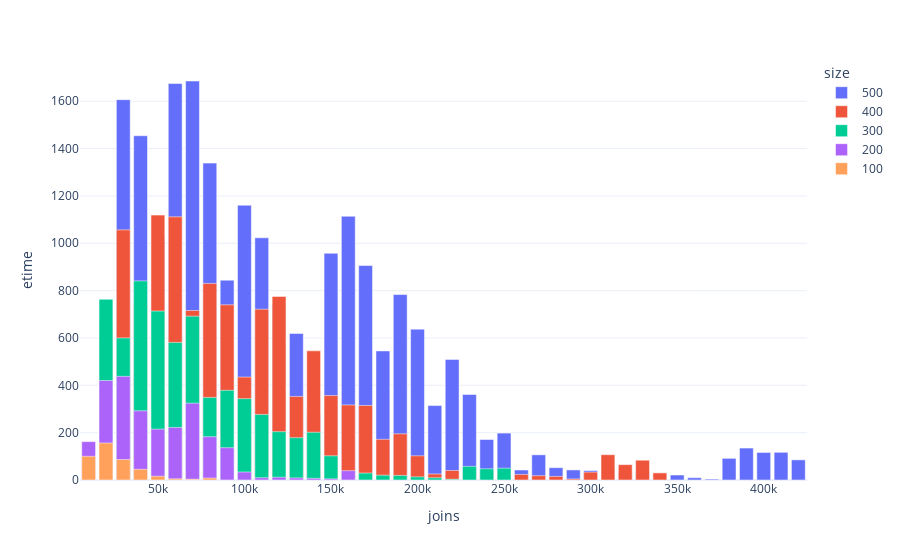

Notebook code for this chart:
### Markdown cell above
Plotly Express で棒グラフを出力するには `px.bar(データセット, ...)` を用います。二つの軸と、データセットを色で区別するやり方は、実習1のときとよく似ています。

ただし、複数の棒を重ね描きするための指示として `barmode='overlay'` を指定しています。`overlay` は重ね描きを意味します。

また、Plotly は重ね描きを指定されると、重ね描きする対象を半透明化します。この機能を抑制するために `opacity=1` によって不透明度を最大に設定して半透明にならないように指定しています。

### Code cell
px.bar(cnm_series, x='joins', y='etime', color='size',
       barmode='overlay', opacity=1)

### Figure 1 — Plotly figure (JSON) as saved in the notebook; plotly's stock layout.template omitted (floating-point values rounded to 4 significant figures)
{"data": [{"alignmentgroup": "True", "hovertemplate": "size=500<br>joins=%{x}<br>etime=%{y}<extra></extra>", "legendgroup": "500", "marker": {"color": "#636efa", "opacity": 1, "pattern": {"shape": ""}}, "name": "500", "offsetgroup": "500", "orientation": "v", "showlegend": true, "textposition": "auto", "x": [10000, 20000, 30000, 40000, 50000, 60000, 70000, 80000, 90000, 100000, 110000, 120000, 130000, 140000, 150000, 160000, 170000, 180000, 190000, 200000, 210000, 220000, 230000, 240000, 250000, 260000, 270000, 280000, 290000, 300000, 310000, 320000, 330000, 340000, 350000, 360000, 370000, 380000, 390000, 400000, 410000, 420000], "xaxis": "x", "y": [0.331, 427.2, 1607.0, 1454.0, 1023.0, 1675.0, 1686.0, 1339.0, 844.2, 1161.0, 1023.0, 742.1, 618.9, 278.0, 957.8, 1114.0, 906.0, 545.3, 783.3, 637.3, 314.3, 509.5, 361.0, 171.1, 198.2, 42.25, 106.4, 52.0, 42.52, 39.81, 46.37, 32.05, 35.81, 26.36, 21.09, 9.686, 3.79, 91.51, 135.0, 116.3, 117.0, 85.1], "yaxis": "y", "type": "bar"}, {"alignmentgroup": "True", "hovertemplate": "size=400<br>joins=%{x}<br>etime=%{y}<extra></extra>", "legendgroup": "400", "marker": {"color": "#EF553B", "opacity": 1, "pattern": {"shape": ""}}, "name": "400", "offsetgroup": "400", "orientation": "v", "showlegend": true, "textposition": "auto", "x": [10000, 20000, 30000, 40000, 50000, 60000, 70000, 80000, 90000, 100000, 110000, 120000, 130000, 140000, 150000, 160000, 170000, 180000, 190000, 200000, 210000, 220000, 230000, 240000, 250000, 260000, 270000, 280000, 290000, 300000, 310000, 320000, 330000, 340000], "xaxis": "x", "y": [0.32, 667.5, 1057.0, 745.2, 1119.0, 1112.0, 716.0, 830.4, 740.1, 434.7, 721.4, 775.6, 353.0, 545.6, 356.7, 317.1, 314.7, 171.8, 195.2, 102.2, 25.51, 40.25, 33.39, 38.97, 29.43, 23.57, 18.2, 15.11, 4.41, 33.39, 106.9, 64.98, 83.6, 30.17], "yaxis": "y", "type": "bar"}, {"alignmentgroup": "True", "hovertemplate": "size=300<br>joins=%{x}<br>etime=%{y}<extra></extra>", "legendgroup": "300", "marker": {"color": "#00cc96", "opacity": 1, "pattern": {"shape": ""}}, "name": "300", "offsetgroup": "300", "orientation": "v", "showlegend": true, "textposition": "auto", "x": [10000, 20000, 30000, 40000, 50000, 60000, 70000, 80000, 90000, 100000, 110000, 120000, 130000, 140000, 150000, 160000, 170000, 180000, 190000, 200000, 210000, 220000, 230000, 240000, 250000], "xaxis": "x", "y": [3.353, 763.5, 600.2, 841.2, 713.6, 581.2, 692.0, 348.7, 378.8, 343.7, 276.9, 204.1, 178.7, 201.6, 102.2, 26.19, 29.37, 20.31, 19.23, 13.24, 9.365, 3.109, 57.56, 47.34, 49.9], "yaxis": "y", "type": "bar"}, {"alignmentgroup": "True", "hovertemplate": "size=200<br>joins=%{x}<br>etime=%{y}<extra></extra>", "legendgroup": "200", "marker": {"color": "#ab63fa", "opacity": 1, "pattern": {"shape": ""}}, "name": "200", "offsetgroup": "200", "orientation": "v", "showlegend": true, "textposition": "auto", "x": [10000, 20000, 30000, 40000, 50000, 60000, 70000, 80000, 90000, 100000, 110000, 120000, 130000, 140000, 150000, 160000], "xaxis": "x", "y": [162.2, 420.2, 437.8, 292.2, 214.8, 222.1, 324.6, 182.8, 136.5, 33.72, 9.56, 11.77, 8.751, 6.991, 4.76, 39.36], "yaxis": "y", "type": "bar"}, {"alignmentgroup": "True", "hovertemplate": "size=100<br>joins=%{x}<br>etime=%{y}<extra></extra>", "legendgroup": "100", "marker": {"color": "#FFA15A", "opacity": 1, "pattern": {"shape": ""}}, "name": "100", "offsetgroup": "100", "orientation": "v", "showlegend": true, "textposition": "auto", "x": [10000, 20000, 30000, 40000, 50000, 60000, 70000, 80000], "xaxis": "x", "y": [100.1, 156.4, 86.44, 45.19, 15.94, 4.991, 3.336, 8.231], "yaxis": "y", "type": "bar"}], "layout": {"xaxis": {"anchor": "y", "domain": [0, 1], "title": {"text": "joins"}, "type": "linear", "range": [5000, 425000], "autorange": true}, "yaxis": {"anchor": "x", "domain": [0, 1], "title": {"text": "etime"}, "type": "linear", "range": [0, 1774.0], "autorange": true}, "legend": {"title": {"text": "size"}, "tracegroupgap": 0}, "margin": {"t": 60}, "barmode": "overlay", "autosize": true}}
